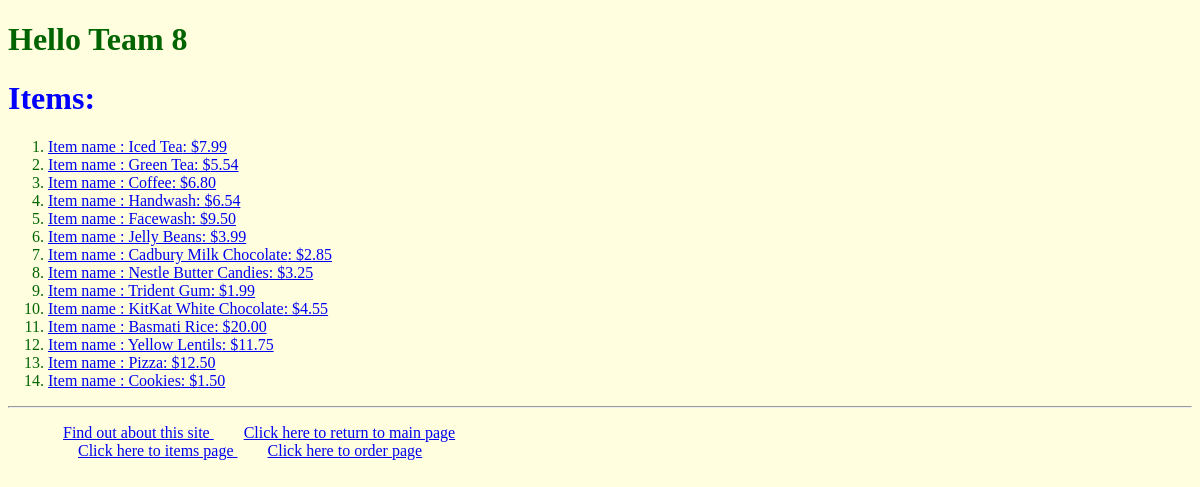
The app's page /myapp1/items/ with its own data.
### myapp1/models.py (models this page shows, shortened)
class Item(models.Model):
    type = models.ForeignKey(Type, related_name='items',on_delete=models.CASCADE)
    name = models.CharField(max_length=200)
    price = models.DecimalField(max_digits=10,decimal_places=2)
    stock = models.PositiveIntegerField(default=100)
    available = models.BooleanField(default=True)
    description = models.CharField(max_length=200,default=True)
    interested = models.PositiveIntegerField(default=0)
    def __str__(self):
        return 'Item name : ' + self.name

### myapp1/views.py (the view)
# urls.py: path('myapp1/items/', views.items),
def items(request):
    itemlist = Item.objects.all().order_by('id')[:20]
    return render(request, 'myapp1/items.html', {'itemlist': itemlist})

### templates/myapp1/items.html (shortened to what this page needs)
{% extends 'myapp1/base.html' %}
{% block body_block %}
<body>
    <h1 class="h1">Items:</h1>
    {% if itemlist %}
        <ol>
        {% for item in itemlist %}
            <li><a href="{% url 'myapp1:itemdetail' item.id %}"> {{ item }}: ${{ item.price }}</a></li>
        {% endfor%}
        </ol>
    {% endif %}
</body>
{% endblock %}

### templates/myapp1/base.html (shortened to what this page needs)
<!DOCTYPE html>
{% load static %}
<html>
<head>
    <link rel="stylesheet" type="text/css" href="{% static 'myapp1/style.css' %}"/>
</head>
<body class="body">
<div>
    <h1>{% block myhdg %} Hello Team 8 {% endblock %}</h1>
    {% block body_block %}*** {% endblock %}
</div>
<hr />
<div>
    <ul>
        <li class="hbar1"><a href="http://127.0.0.1:8000/about/"> Find out about this site </a></li>
        <li class="hbar1"><a href = "{% url 'myapp1:index'%}"> Click here to return to main page </a><br/></li>
        <li class="hbar1"><a href="http://127.0.0.1:8000/myapp1/items/"> Click here to  items page </a></li>
        <li class="hbar1"><a href="{% url 'myapp1:placeorder'%}"> Click here to  order page </a></li>
    </ul>
</div>
</body>
</html>

### myapp1/static/myapp1/style.css (style rules this page uses)
.body { background-color: lightyellow; color: darkgreen; }
.h1 { position: relative; color: blue; }
.hbar1 { display: inline; margin: 15px; }

### records on screen
Item: name "Item name : Iced Tea", price "7.99"
Item: name "Item name : Green Tea", price "5.54"
Item: name "Item name : Coffee", price "6.80"
Item: name "Item name : Handwash", price "6.54"
Item: name "Item name : Facewash", price "9.50"
Item: name "Item name : Jelly Beans", price "3.99"
Item: name "Item name : Cadbury Milk Chocolate", price "2.85"
Item: name "Item name : Nestle Butter Candies", price "3.25"
Item: name "Item name : Trident Gum", price "1.99"
Item: name "Item name : KitKat White Chocolate", price "4.55"
Item: name "Item name : Basmati Rice", price "20.00"
Item: name "Item name : Yellow Lentils", price "11.75"
Item: name "Item name : Pizza", price "12.50"
Item: name "Item name : Cookies", price "1.50"
